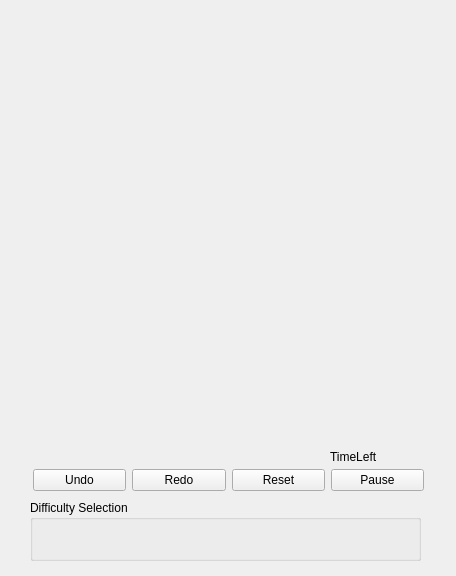
<?xml version="1.0" encoding="UTF-8"?>
<ui version="4.0">
 <class>MainWnd</class>
 <widget class="QWidget" name="MainWnd">
  <property name="geometry">
   <rect>
    <x>0</x>
    <y>0</y>
    <width>456</width>
    <height>576</height>
   </rect>
  </property>
  <property name="minimumSize">
   <size>
    <width>456</width>
    <height>576</height>
   </size>
  </property>
  <property name="maximumSize">
   <size>
    <width>456</width>
    <height>576</height>
   </size>
  </property>
  <property name="windowTitle">
   <string>Form</string>
  </property>
  <widget class="QWidget" name="horizontalLayoutWidget">
   <property name="geometry">
    <rect>
     <x>33</x>
     <y>460</y>
     <width>391</width>
     <height>41</height>
    </rect>
   </property>
   <layout class="QHBoxLayout" name="horizontalLayout">
    <item>
     <widget class="QPushButton" name="buttonUndo">
      <property name="text">
       <string>Undo</string>
      </property>
     </widget>
    </item>
    <item>
     <widget class="QPushButton" name="buttonRedo">
      <property name="text">
       <string>Redo</string>
      </property>
     </widget>
    </item>
    <item>
     <widget class="QPushButton" name="buttonReset">
      <property name="text">
       <string>Reset</string>
      </property>
     </widget>
    </item>
    <item>
     <widget class="QPushButton" name="buttonPause">
      <property name="text">
       <string>Pause</string>
      </property>
     </widget>
    </item>
   </layout>
  </widget>
  <widget class="QGroupBox" name="groupBox">
   <property name="geometry">
    <rect>
     <x>30</x>
     <y>500</y>
     <width>391</width>
     <height>61</height>
    </rect>
   </property>
   <property name="title">
    <string>Difficulty Selection</string>
   </property>
  </widget>
  <widget class="QLabel" name="labelTime">
   <property name="geometry">
    <rect>
     <x>330</x>
     <y>450</y>
     <width>56</width>
     <height>13</height>
    </rect>
   </property>
   <property name="text">
    <string>TimeLeft</string>
   </property>
  </widget>
  <widget class="QWidget" name="numberArea" native="true">
   <property name="enabled">
    <bool>false</bool>
   </property>
   <property name="geometry">
    <rect>
     <x>30</x>
     <y>30</y>
     <width>381</width>
     <height>371</height>
    </rect>
   </property>
  </widget>
  <widget class="QWidget" name="inputArea" native="true">
   <property name="geometry">
    <rect>
     <x>30</x>
     <y>410</y>
     <width>391</width>
     <height>31</height>
    </rect>
   </property>
  </widget>
 </widget>
 <resources/>
 <connections/>
</ui>
